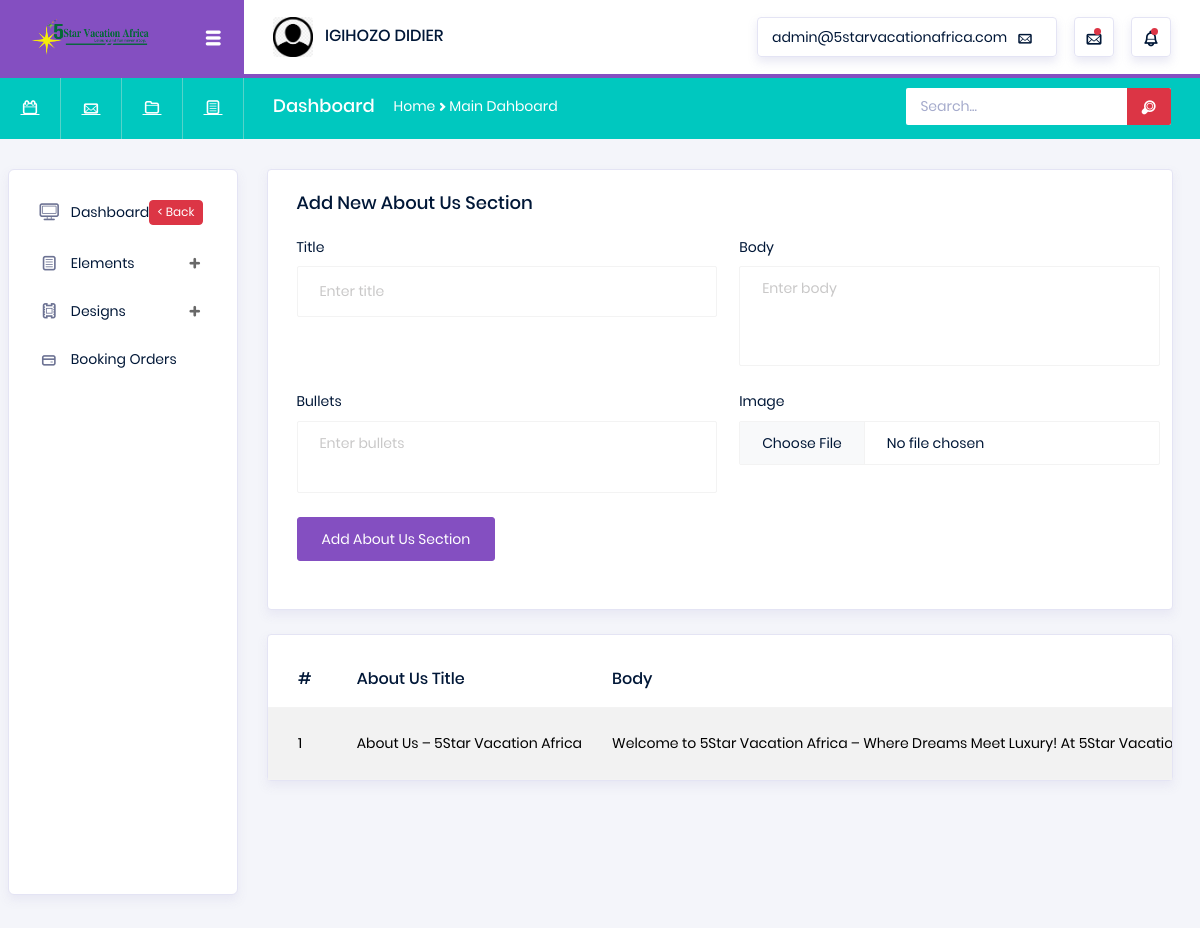
Page /admin/about-us.php (signed in) on the committed database.
### tables this page shows
CREATE TABLE `AboutUs` (
  `AboutId` int(11) NOT NULL AUTO_INCREMENT,
  `AboutTitle` varchar(255) DEFAULT NULL,
  `AboutBody` text DEFAULT NULL,
  `AboutBullets` text DEFAULT NULL,
  `AboutImage` varchar(255) DEFAULT NULL,
  `AboutStatus` enum('active','inactive') DEFAULT 'active',
  `CreatedAt` timestamp NULL DEFAULT current_timestamp(),
  `UpdatedAt` timestamp NULL DEFAULT current_timestamp() ON UPDATE current_timestamp(),
  PRIMARY KEY (`AboutId`)
);

### admin/about-us.php (the view, shortened to what this page needs)
<?php
require("lib/header.php");
@require("../lib/drive.php");
$con = $pdo;
?>
<div class="main-panel">
    <div class="content-wrapper">
        <div class="row">
            <div class="col-md-12">
                <div class="card">
                    <div class="card-body">
                        <h4 class="card-title">Add New About Us Section</h4>
                        <form method="post" enctype="multipart/form-data" style="width:102%">
                            <div class="form-row row">
                                <div class="form-group col-md-6">
                                    <label for="aboutTitle">Title</label>
                                    <input type="text" class="form-control" id="aboutTitle" name="aboutTitle" placeholder="Enter title" required>
                                </div>
                                <div class="form-group col-md-6">
                                    <label for="aboutBody">Body</label>
                                    <textarea class="form-control" id="aboutBody" name="aboutBody" rows="5" placeholder="Enter body"></textarea>
                                </div>
                                <div class="form-group col-md-6">
                                    <label for="aboutBullets">Bullets</label>
                                    <textarea class="form-control" id="aboutBullets" name="aboutBullets" rows="3" placeholder="Enter bullets"></textarea>
                                </div>
                                <div class="form-group col-md-6">
                                    <label for="aboutImage">Image</label>
                                    <input type="file" class="form-control" id="aboutImage" name="aboutImage" accept="image/*">
                                </div>
                                <div class="form-group col-md-6 d-flex align-items-end">
                                    <button type="submit" class="btn btn-primary">Add About Us Section</button>
                                </div>
                            </div>
                        </form>
                    </div>
                </div>
                <div class="card mt-4">
                    <div class="table-responsive pt-3">
                        <table class="table table-striped project-orders-table">
                            <thead>
                                <tr>
                                    <th>#</th>
                                    <th>About Us Title</th>
                                    <th>Body</th>
                                </tr>
                           </thead>
                            <tbody>
                                <?php
                                $stmt = $con->query("SELECT * FROM AboutUs ORDER BY AboutId DESC");
                                $index = 1;
                                while ($row = $stmt->fetch(PDO::FETCH_ASSOC)) {
                                    $id = $row['AboutId'];
                                    echo "<tr>
                                            <td>{$index}</td>
                                            <td>{$row['AboutTitle']}</td>
                                            <td>{$row['AboutBody']}</td>
                                            <td>{$row['AboutStatus']}</td>
                                            <td><a href='delete-about-us.php?id=$id' style='text-decoration:none;color:#F00;font-size:30px;float:right'><i class='typcn typcn-delete'></i></a></td>
                                        </tr>";
                                    $index++;
                                }
                                ?>
                            </tbody>
                        </table>
                    </div>
                </div>
            </div>
        </div>
    </div>
</div>

### rows in the picture
aboutus: AboutTitle "About Us – 5Star Vacation Africa", AboutBody "Welcome to 5Star Vacation Africa – Where Dreams Meet Luxury! At 5Star…"
